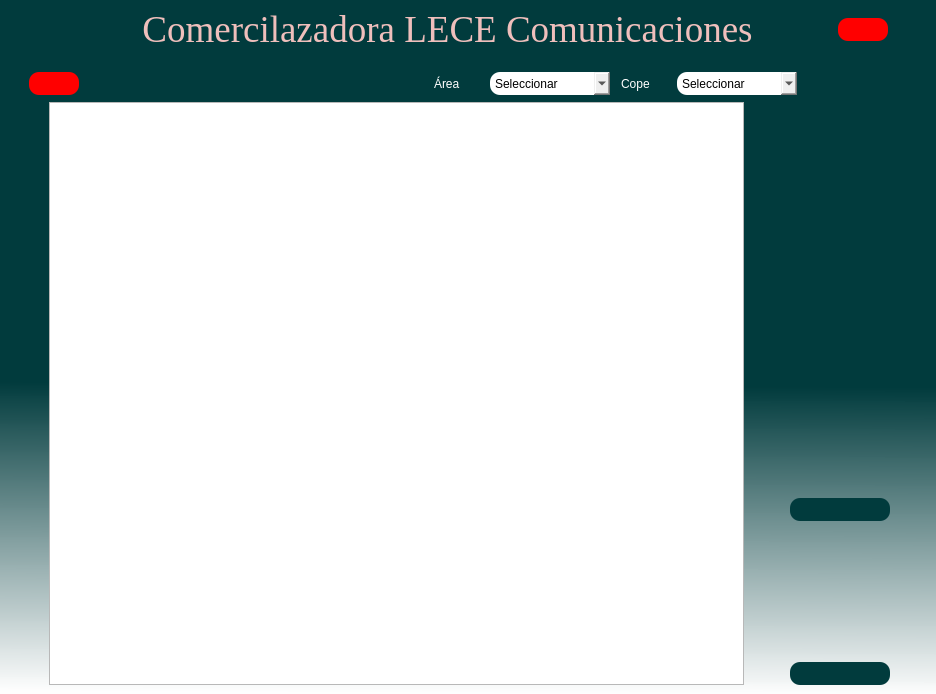
<?xml version="1.0" encoding="UTF-8"?>
<ui version="4.0">
 <class>Personal</class>
 <widget class="QMainWindow" name="Personal">
  <property name="geometry">
   <rect>
    <x>0</x>
    <y>0</y>
    <width>936</width>
    <height>694</height>
   </rect>
  </property>
  <property name="sizeIncrement">
   <size>
    <width>0</width>
    <height>0</height>
   </size>
  </property>
  <property name="baseSize">
   <size>
    <width>0</width>
    <height>8</height>
   </size>
  </property>
  <property name="windowTitle">
   <string>Personal</string>
  </property>
  <property name="windowIcon">
   <iconset>
    <normaloff>../../assets/icons/Escribir.png</normaloff>../../assets/icons/Escribir.png</iconset>
  </property>
  <property name="styleSheet">
   <string notr="true">QWidget#centralwidget{
background-color: qlineargradient(spread:pad, x1:0.488444, y1:0.392, x2:0.483241, y2:1, stop:0.266917 rgba(1, 59, 61, 255), stop:1 rgba(255, 255, 255, 244));}</string>
  </property>
  <widget class="QWidget" name="centralwidget">
   <layout class="QVBoxLayout" name="verticalLayout">
    <item>
     <layout class="QHBoxLayout" name="horizontalLayout_2">
      <item>
       <spacer name="horizontalSpacer_9">
        <property name="orientation">
         <enum>Qt::Horizontal</enum>
        </property>
        <property name="sizeType">
         <enum>QSizePolicy::Minimum</enum>
        </property>
        <property name="sizeHint" stdset="0">
         <size>
          <width>40</width>
          <height>20</height>
         </size>
        </property>
       </spacer>
      </item>
      <item>
       <widget class="QLabel" name="Logo">
        <property name="minimumSize">
         <size>
          <width>0</width>
          <height>0</height>
         </size>
        </property>
        <property name="maximumSize">
         <size>
          <width>100</width>
          <height>90</height>
         </size>
        </property>
        <property name="text">
         <string/>
        </property>
        <property name="pixmap">
         <pixmap>../../assets/images/Nuevo aspecto.png</pixmap>
        </property>
        <property name="scaledContents">
         <bool>true</bool>
        </property>
       </widget>
      </item>
      <item>
       <spacer name="horizontalSpacer_10">
        <property name="orientation">
         <enum>Qt::Horizontal</enum>
        </property>
        <property name="sizeHint" stdset="0">
         <size>
          <width>40</width>
          <height>20</height>
         </size>
        </property>
       </spacer>
      </item>
      <item>
       <widget class="QLabel" name="Titulo">
        <property name="font">
         <font>
          <family>Times New Roman</family>
          <pointsize>28</pointsize>
          <weight>50</weight>
          <italic>false</italic>
          <bold>false</bold>
         </font>
        </property>
        <property name="cursor">
         <cursorShape>ArrowCursor</cursorShape>
        </property>
        <property name="toolTip">
         <string>&lt;html&gt;&lt;head/&gt;&lt;body&gt;&lt;p align=&quot;center&quot;&gt;&lt;br/&gt;&lt;/p&gt;&lt;/body&gt;&lt;/html&gt;</string>
        </property>
        <property name="whatsThis">
         <string>&lt;html&gt;&lt;head/&gt;&lt;body&gt;&lt;p align=&quot;center&quot;&gt;Comercilazadora LECE Comunicaciones&lt;/p&gt;&lt;/body&gt;&lt;/html&gt;</string>
        </property>
        <property name="layoutDirection">
         <enum>Qt::LeftToRight</enum>
        </property>
        <property name="autoFillBackground">
         <bool>false</bool>
        </property>
        <property name="styleSheet">
         <string notr="true">font: 28pt &quot;Times New Roman&quot;;
color:rgba(239, 191, 188, 255);
</string>
        </property>
        <property name="frameShadow">
         <enum>QFrame::Plain</enum>
        </property>
        <property name="midLineWidth">
         <number>0</number>
        </property>
        <property name="text">
         <string>Comercilazadora LECE Comunicaciones</string>
        </property>
        <property name="alignment">
         <set>Qt::AlignCenter</set>
        </property>
       </widget>
      </item>
      <item>
       <spacer name="horizontalSpacer_8">
        <property name="orientation">
         <enum>Qt::Horizontal</enum>
        </property>
        <property name="sizeHint" stdset="0">
         <size>
          <width>40</width>
          <height>20</height>
         </size>
        </property>
       </spacer>
      </item>
      <item>
       <widget class="QPushButton" name="btn_salir">
        <property name="minimumSize">
         <size>
          <width>50</width>
          <height>23</height>
         </size>
        </property>
        <property name="maximumSize">
         <size>
          <width>50</width>
          <height>23</height>
         </size>
        </property>
        <property name="cursor">
         <cursorShape>PointingHandCursor</cursorShape>
        </property>
        <property name="toolTip">
         <string>&lt;html&gt;&lt;head/&gt;&lt;body&gt;&lt;p align=&quot;center&quot;&gt;Salir&lt;/p&gt;&lt;/body&gt;&lt;/html&gt;</string>
        </property>
        <property name="styleSheet">
         <string notr="true">font: 12pt &quot;MS Shell Dlg 2&quot;;
background-color: rgb(255, 0, 0);
color:rgb(255, 255, 255);
border-radius: 10px;</string>
        </property>
        <property name="text">
         <string/>
        </property>
        <property name="icon">
         <iconset>
          <normaloff>../../assets/icons/salir.svg</normaloff>../../assets/icons/salir.svg</iconset>
        </property>
       </widget>
      </item>
      <item>
       <spacer name="horizontalSpacer_7">
        <property name="orientation">
         <enum>Qt::Horizontal</enum>
        </property>
        <property name="sizeType">
         <enum>QSizePolicy::Maximum</enum>
        </property>
        <property name="sizeHint" stdset="0">
         <size>
          <width>39</width>
          <height>20</height>
         </size>
        </property>
       </spacer>
      </item>
     </layout>
    </item>
    <item>
     <spacer name="verticalSpacer">
      <property name="orientation">
       <enum>Qt::Vertical</enum>
      </property>
      <property name="sizeType">
       <enum>QSizePolicy::Maximum</enum>
      </property>
      <property name="sizeHint" stdset="0">
       <size>
        <width>18</width>
        <height>15</height>
       </size>
      </property>
     </spacer>
    </item>
    <item>
     <layout class="QHBoxLayout" name="horizontalLayout_5">
      <item>
       <spacer name="horizontalSpacer_11">
        <property name="orientation">
         <enum>Qt::Horizontal</enum>
        </property>
        <property name="sizeType">
         <enum>QSizePolicy::Minimum</enum>
        </property>
        <property name="sizeHint" stdset="0">
         <size>
          <width>20</width>
          <height>20</height>
         </size>
        </property>
       </spacer>
      </item>
      <item>
       <widget class="QPushButton" name="btn_regresar">
        <property name="enabled">
         <bool>true</bool>
        </property>
        <property name="minimumSize">
         <size>
          <width>50</width>
          <height>23</height>
         </size>
        </property>
        <property name="maximumSize">
         <size>
          <width>50</width>
          <height>23</height>
         </size>
        </property>
        <property name="cursor">
         <cursorShape>PointingHandCursor</cursorShape>
        </property>
        <property name="toolTip">
         <string>&lt;html&gt;&lt;head/&gt;&lt;body&gt;&lt;p align=&quot;center&quot;&gt;Regresar&lt;/p&gt;&lt;/body&gt;&lt;/html&gt;</string>
        </property>
        <property name="styleSheet">
         <string notr="true">font: 12pt &quot;MS Shell Dlg 2&quot;;
background-color: rgb(255, 0, 0);
color:rgb(255, 255, 255);
border-radius: 10px;</string>
        </property>
        <property name="text">
         <string/>
        </property>
        <property name="icon">
         <iconset>
          <normaloff>../../assets/icons/atras bc.svg</normaloff>../../assets/icons/atras bc.svg</iconset>
        </property>
       </widget>
      </item>
      <item>
       <spacer name="horizontalSpacer_3">
        <property name="orientation">
         <enum>Qt::Horizontal</enum>
        </property>
        <property name="sizeType">
         <enum>QSizePolicy::Expanding</enum>
        </property>
        <property name="sizeHint" stdset="0">
         <size>
          <width>50</width>
          <height>25</height>
         </size>
        </property>
       </spacer>
      </item>
      <item>
       <layout class="QHBoxLayout" name="horizontalLayout_4">
        <item>
         <widget class="QPushButton" name="btn_agregar">
          <property name="minimumSize">
           <size>
            <width>100</width>
            <height>23</height>
           </size>
          </property>
          <property name="maximumSize">
           <size>
            <width>100</width>
            <height>23</height>
           </size>
          </property>
          <property name="cursor">
           <cursorShape>PointingHandCursor</cursorShape>
          </property>
          <property name="toolTip">
           <string>&lt;!DOCTYPE HTML PUBLIC &quot;-//W3C//DTD HTML 4.0//EN&quot; &quot;http://www.w3.org/TR/REC-html40/strict.dtd&quot;&gt;
&lt;html&gt;&lt;head&gt;&lt;meta name=&quot;qrichtext&quot; content=&quot;1&quot; /&gt;&lt;style type=&quot;text/css&quot;&gt;
p, li { white-space: pre-wrap; }
&lt;/style&gt;&lt;/head&gt;&lt;body style=&quot; font-family:'MS Shell Dlg 2'; font-size:12pt; font-weight:400; font-style:normal;&quot;&gt;
&lt;p align=&quot;center&quot; style=&quot; margin-top:12px; margin-bottom:12px; margin-left:0px; margin-right:0px; -qt-block-indent:0; text-indent:0px;&quot;&gt;Ingresar personal&lt;/p&gt;&lt;/body&gt;&lt;/html&gt;</string>
          </property>
          <property name="styleSheet">
           <string notr="true">font: 12pt &quot;MS Shell Dlg 2&quot;;
background-color: rgb(1, 59, 61);
border-radius: 10px;
color:rgb(255, 255, 255);</string>
          </property>
          <property name="text">
           <string/>
          </property>
          <property name="icon">
           <iconset>
            <normaloff>../../assets/icons/apersonal.svg</normaloff>../../assets/icons/apersonal.svg</iconset>
          </property>
          <property name="iconSize">
           <size>
            <width>16</width>
            <height>16</height>
           </size>
          </property>
          <property name="autoRepeatDelay">
           <number>306</number>
          </property>
         </widget>
        </item>
        <item>
         <widget class="QPushButton" name="btn_eliminar">
          <property name="minimumSize">
           <size>
            <width>100</width>
            <height>23</height>
           </size>
          </property>
          <property name="maximumSize">
           <size>
            <width>100</width>
            <height>23</height>
           </size>
          </property>
          <property name="cursor">
           <cursorShape>PointingHandCursor</cursorShape>
          </property>
          <property name="toolTip">
           <string>&lt;html&gt;&lt;head/&gt;&lt;body&gt;&lt;p align=&quot;center&quot;&gt;Quitar personal&lt;/p&gt;&lt;/body&gt;&lt;/html&gt;</string>
          </property>
          <property name="styleSheet">
           <string notr="true">font: 12pt &quot;MS Shell Dlg 2&quot;;
background-color: rgb(1, 59, 61);
border-radius: 10px;
color:rgb(255, 255, 255);</string>
          </property>
          <property name="text">
           <string/>
          </property>
          <property name="icon">
           <iconset>
            <normaloff>../../assets/icons/qpersonal.svg</normaloff>../../assets/icons/qpersonal.svg</iconset>
          </property>
         </widget>
        </item>
       </layout>
      </item>
      <item>
       <spacer name="horizontalSpacer">
        <property name="orientation">
         <enum>Qt::Horizontal</enum>
        </property>
        <property name="sizeType">
         <enum>QSizePolicy::Expanding</enum>
        </property>
        <property name="sizeHint" stdset="0">
         <size>
          <width>40</width>
          <height>25</height>
         </size>
        </property>
       </spacer>
      </item>
      <item>
       <layout class="QHBoxLayout" name="horizontalLayout">
        <item>
         <widget class="QLabel" name="label">
          <property name="minimumSize">
           <size>
            <width>50</width>
            <height>23</height>
           </size>
          </property>
          <property name="maximumSize">
           <size>
            <width>50</width>
            <height>23</height>
           </size>
          </property>
          <property name="styleSheet">
           <string notr="true">color: rgb(255, 255, 255);
font: 12pt &quot;MS Shell Dlg 2&quot;;</string>
          </property>
          <property name="text">
           <string>Área</string>
          </property>
         </widget>
        </item>
        <item>
         <widget class="QComboBox" name="str_area">
          <property name="minimumSize">
           <size>
            <width>120</width>
            <height>23</height>
           </size>
          </property>
          <property name="maximumSize">
           <size>
            <width>120</width>
            <height>23</height>
           </size>
          </property>
          <property name="cursor">
           <cursorShape>PointingHandCursor</cursorShape>
          </property>
          <property name="styleSheet">
           <string notr="true">font: 12pt &quot;MS Shell Dlg 2&quot;;
color: rgb(0, 0, 0);
border-radius: 10px;</string>
          </property>
          <item>
           <property name="text">
            <string>Seleccionar</string>
           </property>
          </item>
         </widget>
        </item>
        <item>
         <spacer name="horizontalSpacer_13">
          <property name="orientation">
           <enum>Qt::Horizontal</enum>
          </property>
          <property name="sizeHint" stdset="0">
           <size>
            <width>5</width>
            <height>20</height>
           </size>
          </property>
         </spacer>
        </item>
        <item>
         <widget class="QLabel" name="label_2">
          <property name="minimumSize">
           <size>
            <width>50</width>
            <height>23</height>
           </size>
          </property>
          <property name="maximumSize">
           <size>
            <width>50</width>
            <height>23</height>
           </size>
          </property>
          <property name="styleSheet">
           <string notr="true">color: rgb(255, 255, 255);
font: 12pt &quot;MS Shell Dlg 2&quot;;</string>
          </property>
          <property name="text">
           <string>Cope</string>
          </property>
         </widget>
        </item>
        <item>
         <widget class="QComboBox" name="str_cope">
          <property name="minimumSize">
           <size>
            <width>120</width>
            <height>23</height>
           </size>
          </property>
          <property name="maximumSize">
           <size>
            <width>120</width>
            <height>23</height>
           </size>
          </property>
          <property name="cursor">
           <cursorShape>PointingHandCursor</cursorShape>
          </property>
          <property name="styleSheet">
           <string notr="true">font: 12pt &quot;MS Shell Dlg 2&quot;;
color: rgb(0, 0, 0);
border-radius: 10px;</string>
          </property>
          <item>
           <property name="text">
            <string>Seleccionar</string>
           </property>
          </item>
         </widget>
        </item>
        <item>
         <spacer name="horizontalSpacer_12">
          <property name="orientation">
           <enum>Qt::Horizontal</enum>
          </property>
          <property name="sizeType">
           <enum>QSizePolicy::Maximum</enum>
          </property>
          <property name="sizeHint" stdset="0">
           <size>
            <width>5</width>
            <height>20</height>
           </size>
          </property>
         </spacer>
        </item>
        <item>
         <widget class="QPushButton" name="btn_buscar">
          <property name="minimumSize">
           <size>
            <width>50</width>
            <height>23</height>
           </size>
          </property>
          <property name="maximumSize">
           <size>
            <width>50</width>
            <height>23</height>
           </size>
          </property>
          <property name="cursor">
           <cursorShape>PointingHandCursor</cursorShape>
          </property>
          <property name="toolTip">
           <string>&lt;html&gt;&lt;head/&gt;&lt;body&gt;&lt;p align=&quot;center&quot;&gt;Buscar&lt;/p&gt;&lt;/body&gt;&lt;/html&gt;</string>
          </property>
          <property name="styleSheet">
           <string notr="true">font: 12pt &quot;MS Shell Dlg 2&quot;;
background-color: rgb(1, 59, 61);
border-radius: 10px;
color:rgb(255, 255, 255);
</string>
          </property>
          <property name="text">
           <string/>
          </property>
          <property name="icon">
           <iconset>
            <normaloff>../../assets/icons/buscar.svg</normaloff>../../assets/icons/buscar.svg</iconset>
          </property>
         </widget>
        </item>
       </layout>
      </item>
      <item>
       <spacer name="horizontalSpacer_2">
        <property name="orientation">
         <enum>Qt::Horizontal</enum>
        </property>
        <property name="sizeType">
         <enum>QSizePolicy::Expanding</enum>
        </property>
        <property name="sizeHint" stdset="0">
         <size>
          <width>50</width>
          <height>25</height>
         </size>
        </property>
       </spacer>
      </item>
     </layout>
    </item>
    <item>
     <layout class="QHBoxLayout" name="horizontalLayout_3">
      <item>
       <spacer name="horizontalSpacer_6">
        <property name="orientation">
         <enum>Qt::Horizontal</enum>
        </property>
        <property name="sizeType">
         <enum>QSizePolicy::Maximum</enum>
        </property>
        <property name="sizeHint" stdset="0">
         <size>
          <width>40</width>
          <height>20</height>
         </size>
        </property>
       </spacer>
      </item>
      <item>
       <widget class="QTableWidget" name="tablapersonal">
        <property name="font">
         <font>
          <family>MS Shell Dlg 2</family>
          <pointsize>10</pointsize>
          <weight>50</weight>
          <italic>false</italic>
          <bold>false</bold>
         </font>
        </property>
        <property name="cursor" stdset="0">
         <cursorShape>IBeamCursor</cursorShape>
        </property>
        <property name="styleSheet">
         <string notr="true">font: 10pt &quot;MS Shell Dlg 2&quot;;
color: rgb(1, 59, 61);</string>
        </property>
        <property name="sizeAdjustPolicy">
         <enum>QAbstractScrollArea::AdjustToContents</enum>
        </property>
        <property name="verticalScrollMode">
         <enum>QAbstractItemView::ScrollPerPixel</enum>
        </property>
        <property name="horizontalScrollMode">
         <enum>QAbstractItemView::ScrollPerPixel</enum>
        </property>
        <attribute name="horizontalHeaderStretchLastSection">
         <bool>false</bool>
        </attribute>
       </widget>
      </item>
      <item>
       <spacer name="horizontalSpacer_5">
        <property name="orientation">
         <enum>Qt::Horizontal</enum>
        </property>
        <property name="sizeType">
         <enum>QSizePolicy::Maximum</enum>
        </property>
        <property name="sizeHint" stdset="0">
         <size>
          <width>40</width>
          <height>20</height>
         </size>
        </property>
       </spacer>
      </item>
      <item>
       <layout class="QVBoxLayout" name="verticalLayout_2">
        <item>
         <spacer name="verticalSpacer_5">
          <property name="orientation">
           <enum>Qt::Vertical</enum>
          </property>
          <property name="sizeType">
           <enum>QSizePolicy::Maximum</enum>
          </property>
          <property name="sizeHint" stdset="0">
           <size>
            <width>10</width>
            <height>40</height>
           </size>
          </property>
         </spacer>
        </item>
        <item>
         <widget class="QPushButton" name="btn_sincronizar">
          <property name="minimumSize">
           <size>
            <width>100</width>
            <height>23</height>
           </size>
          </property>
          <property name="maximumSize">
           <size>
            <width>100</width>
            <height>23</height>
           </size>
          </property>
          <property name="cursor">
           <cursorShape>PointingHandCursor</cursorShape>
          </property>
          <property name="toolTip">
           <string>&lt;html&gt;&lt;head/&gt;&lt;body&gt;&lt;p align=&quot;center&quot;&gt;Sincronizar.&lt;/p&gt;&lt;/body&gt;&lt;/html&gt;</string>
          </property>
          <property name="styleSheet">
           <string notr="true">font: 12pt &quot;MS Shell Dlg 2&quot;;;
background-color: rgb(1, 59, 61);
border-radius: 10px;
color:rgb(255, 255, 255);
border-bottom-color: rgb(239, 191, 188);
border-color: rgb(239, 191, 188);</string>
          </property>
          <property name="text">
           <string/>
          </property>
          <property name="icon">
           <iconset>
            <normaloff>../../assets/icons/sincronizar.svg</normaloff>../../assets/icons/sincronizar.svg</iconset>
          </property>
         </widget>
        </item>
        <item>
         <spacer name="verticalSpacer_3">
          <property name="orientation">
           <enum>Qt::Vertical</enum>
          </property>
          <property name="sizeHint" stdset="0">
           <size>
            <width>20</width>
            <height>40</height>
           </size>
          </property>
         </spacer>
        </item>
        <item>
         <widget class="QPushButton" name="btn_cargarexcel">
          <property name="minimumSize">
           <size>
            <width>100</width>
            <height>23</height>
           </size>
          </property>
          <property name="maximumSize">
           <size>
            <width>100</width>
            <height>23</height>
           </size>
          </property>
          <property name="cursor">
           <cursorShape>PointingHandCursor</cursorShape>
          </property>
          <property name="toolTip">
           <string>&lt;!DOCTYPE HTML PUBLIC &quot;-//W3C//DTD HTML 4.0//EN&quot; &quot;http://www.w3.org/TR/REC-html40/strict.dtd&quot;&gt;
&lt;html&gt;&lt;head&gt;&lt;meta name=&quot;qrichtext&quot; content=&quot;1&quot; /&gt;&lt;style type=&quot;text/css&quot;&gt;
p, li { white-space: pre-wrap; }
&lt;/style&gt;&lt;/head&gt;&lt;body style=&quot; font-family:'MS Shell Dlg 2'; font-size:12pt; font-weight:400; font-style:normal;&quot;&gt;
&lt;p align=&quot;center&quot; style=&quot; margin-top:12px; margin-bottom:12px; margin-left:0px; margin-right:0px; -qt-block-indent:0; text-indent:0px;&quot;&gt;Cargar Layout.&lt;/p&gt;&lt;/body&gt;&lt;/html&gt;</string>
          </property>
          <property name="styleSheet">
           <string notr="true">font: 12pt &quot;MS Shell Dlg 2&quot;;;
background-color: rgb(1, 59, 61);
border-radius: 10px;
color:rgb(255, 255, 255);
border-bottom-color: rgb(239, 191, 188);
border-color: rgb(239, 191, 188);</string>
          </property>
          <property name="text">
           <string/>
          </property>
          <property name="icon">
           <iconset>
            <normaloff>../../assets/icons/cargar.svg</normaloff>../../assets/icons/cargar.svg</iconset>
          </property>
         </widget>
        </item>
        <item>
         <widget class="QPushButton" name="btn_descargarexcel">
          <property name="minimumSize">
           <size>
            <width>100</width>
            <height>23</height>
           </size>
          </property>
          <property name="maximumSize">
           <size>
            <width>100</width>
            <height>23</height>
           </size>
          </property>
          <property name="cursor">
           <cursorShape>PointingHandCursor</cursorShape>
          </property>
          <property name="toolTip">
           <string>&lt;html&gt;&lt;head/&gt;&lt;body&gt;&lt;p align=&quot;center&quot;&gt;Descargar en formato Excel.&lt;/p&gt;&lt;/body&gt;&lt;/html&gt;</string>
          </property>
          <property name="styleSheet">
           <string notr="true">font: 12pt &quot;MS Shell Dlg 2&quot;;
background-color: rgb(1, 59, 61);
border-radius: 10px;
color:rgb(255, 255, 255);</string>
          </property>
          <property name="text">
           <string/>
          </property>
          <property name="icon">
           <iconset>
            <normaloff>../../assets/icons/descarga.svg</normaloff>../../assets/icons/descarga.svg</iconset>
          </property>
         </widget>
        </item>
        <item>
         <spacer name="verticalSpacer_4">
          <property name="orientation">
           <enum>Qt::Vertical</enum>
          </property>
          <property name="sizeHint" stdset="0">
           <size>
            <width>20</width>
            <height>40</height>
           </size>
          </property>
         </spacer>
        </item>
        <item>
         <widget class="QPushButton" name="btn_guardar">
          <property name="minimumSize">
           <size>
            <width>100</width>
            <height>23</height>
           </size>
          </property>
          <property name="maximumSize">
           <size>
            <width>100</width>
            <height>23</height>
           </size>
          </property>
          <property name="cursor">
           <cursorShape>PointingHandCursor</cursorShape>
          </property>
          <property name="toolTip">
           <string>&lt;html&gt;&lt;head/&gt;&lt;body&gt;&lt;p align=&quot;center&quot;&gt;Guardar cambios.&lt;/p&gt;&lt;/body&gt;&lt;/html&gt;</string>
          </property>
          <property name="styleSheet">
           <string notr="true">font: 12pt &quot;MS Shell Dlg 2&quot;;
background-color: rgb(1, 59, 61);
border-radius: 10px;
color:rgb(255, 255, 255);</string>
          </property>
          <property name="text">
           <string/>
          </property>
          <property name="icon">
           <iconset>
            <normaloff>../../assets/icons/Guardar.svg</normaloff>../../assets/icons/Guardar.svg</iconset>
          </property>
         </widget>
        </item>
        <item>
         <spacer name="verticalSpacer_2">
          <property name="orientation">
           <enum>Qt::Vertical</enum>
          </property>
          <property name="sizeHint" stdset="0">
           <size>
            <width>20</width>
            <height>40</height>
           </size>
          </property>
         </spacer>
        </item>
        <item>
         <widget class="QPushButton" name="btn_leyaut">
          <property name="minimumSize">
           <size>
            <width>100</width>
            <height>23</height>
           </size>
          </property>
          <property name="maximumSize">
           <size>
            <width>100</width>
            <height>23</height>
           </size>
          </property>
          <property name="cursor">
           <cursorShape>PointingHandCursor</cursorShape>
          </property>
          <property name="toolTip">
           <string>&lt;html&gt;&lt;head/&gt;&lt;body&gt;&lt;p align=&quot;center&quot;&gt;Descargar Leyaut.&lt;/p&gt;&lt;/body&gt;&lt;/html&gt;</string>
          </property>
          <property name="styleSheet">
           <string notr="true">font: 12pt &quot;MS Shell Dlg 2&quot;;
background-color: rgb(1, 59, 61);
border-radius: 10px;
color:rgb(255, 255, 255);</string>
          </property>
          <property name="locale">
           <locale language="Spanish" country="Mexico"/>
          </property>
          <property name="text">
           <string/>
          </property>
          <property name="icon">
           <iconset>
            <normaloff>../../assets/icons/credit-card.svg</normaloff>../../assets/icons/credit-card.svg</iconset>
          </property>
         </widget>
        </item>
       </layout>
      </item>
      <item>
       <spacer name="horizontalSpacer_4">
        <property name="orientation">
         <enum>Qt::Horizontal</enum>
        </property>
        <property name="sizeType">
         <enum>QSizePolicy::Maximum</enum>
        </property>
        <property name="sizeHint" stdset="0">
         <size>
          <width>37</width>
          <height>20</height>
         </size>
        </property>
       </spacer>
      </item>
     </layout>
    </item>
   </layout>
  </widget>
 </widget>
 <resources>
  <include location="../assets/icons/Icons.qrc"/>
  <include location="../assets/images/imagenes.qrc"/>
 </resources>
 <connections/>
</ui>
